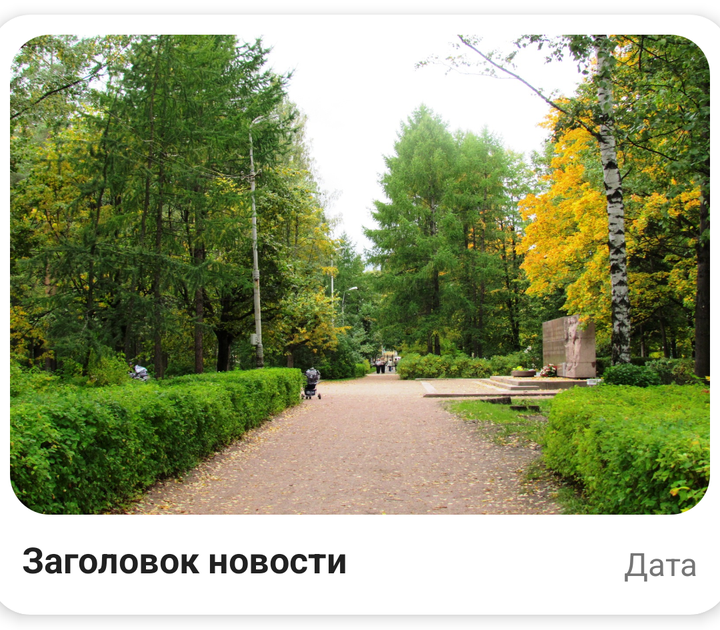
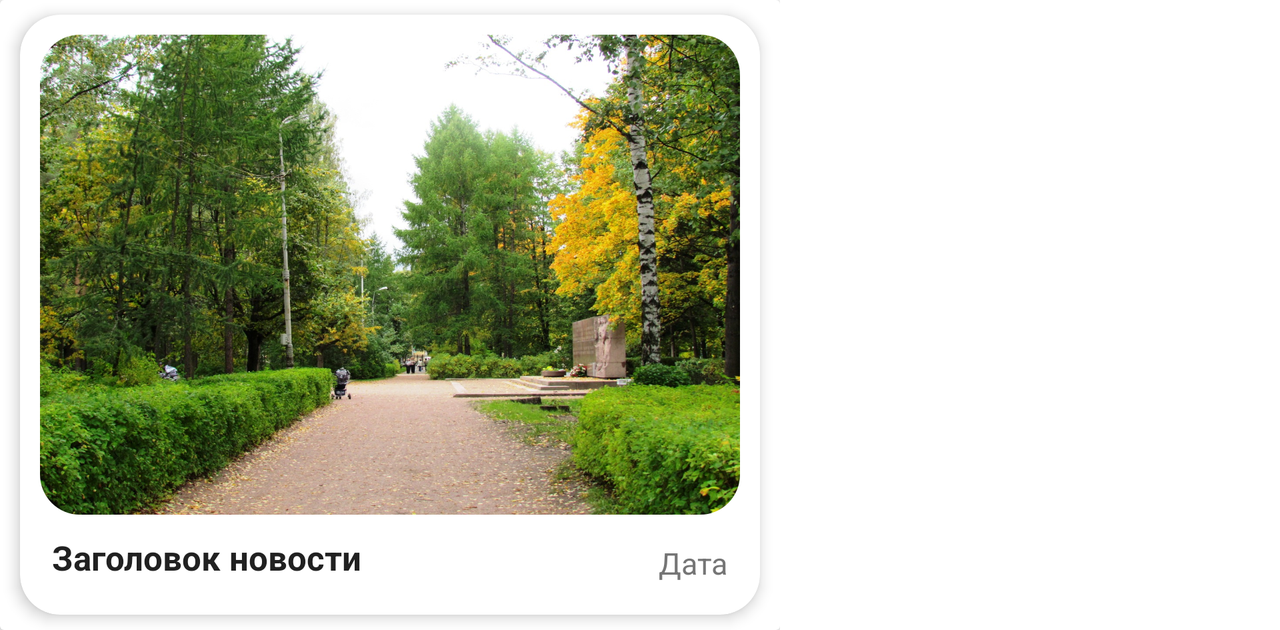

Compare how this app lays out the same screen by default and in its alternative resource folder. The renders come first, then the two layout files and the values they reference.
<!-- AndroidManifest.xml: application theme Theme.PolyActive -->
<!-- res/layout/news_item.xml -->
<?xml version="1.0" encoding="utf-8"?>
<androidx.constraintlayout.widget.ConstraintLayout xmlns:android="http://schemas.android.com/apk/res/android"
    xmlns:app="http://schemas.android.com/apk/res-auto"
    xmlns:tools="http://schemas.android.com/tools"
    android:layout_width="match_parent"
    android:layout_height="wrap_content"
    android:id="@+id/news_item">

    <LinearLayout
        android:layout_width="match_parent"
        android:layout_height="match_parent"
        android:gravity="center">

        <androidx.cardview.widget.CardView
            android:layout_width="@dimen/news_card_width_with_ten"
            android:layout_height="@dimen/news_card_height_with_ten"
            android:background="@color/icons"
            app:layout_constraintStart_toStartOf="parent"
            app:layout_constraintTop_toTopOf="parent"
            android:backgroundTint="@color/background_color">

            <LinearLayout
                android:layout_width="match_parent"
                android:layout_height="match_parent"
                android:gravity="center">

                <androidx.cardview.widget.CardView
                    android:id="@+id/news_card"
                    android:layout_width="@dimen/news_card_width"
                    android:layout_height="@dimen/news_card_height"
                    app:cardCornerRadius="20dp"
                    app:cardElevation="4dp"
                    app:layout_constraintStart_toStartOf="parent"
                    app:layout_constraintTop_toTopOf="parent">

                    <LinearLayout
                        android:layout_width="@dimen/news_card_width"
                        android:layout_height="@dimen/news_card_height"
                        android:orientation="vertical"
                        >


                        <androidx.cardview.widget.CardView
                            android:layout_width="350dp"
                            android:layout_height="240dp"
                            android:layout_gravity="center"
                            android:layout_margin="10dp"
                            app:cardCornerRadius="20dp"
                            app:cardElevation="0dp">

                            <ImageView
                                android:id="@+id/news_card__news_image"
                                android:layout_width="match_parent"
                                android:layout_height="match_parent"

                                android:layout_weight="1"

                                android:background="@drawable/ic_image_radius"
                                android:contentDescription="@string/news_image_content_description"
                                android:scaleType="centerCrop"
                                android:scaleY="1"
                                tools:background="@drawable/ic_news_plug" />
                        </androidx.cardview.widget.CardView>

                        <androidx.constraintlayout.widget.ConstraintLayout
                            android:id="@+id/news_card__news_layout"
                            android:layout_width="match_parent"
                            android:layout_height="0dp"
                            android:layout_weight="1"
                            android:backgroundTint="@color/primary">

                            <TextView
                                android:id="@+id/news_card__news_header"
                                android:layout_width="250dp"
                                android:layout_height="30dp"
                                android:layout_marginStart="16dp"
                                android:textColor="@color/primary_text"
                                android:textSize="@dimen/header_text"
                                android:textStyle="bold"
                                app:layout_constraintBottom_toBottomOf="parent"
                                app:layout_constraintLeft_toLeftOf="parent"
                                app:layout_constraintTop_toTopOf="parent"
                                app:layout_constraintVertical_bias="0.0"
                                tools:text="Заголовок новости" />

                            <TextView
                                android:id="@+id/news_card__news_date"
                                android:layout_width="wrap_content"
                                android:layout_height="wrap_content"
                                android:layout_marginEnd="16dp"
                                android:textColor="@color/secondary_text"
                                android:textSize="@dimen/standard_text"
                                app:layout_constraintBottom_toBottomOf="parent"
                                app:layout_constraintEnd_toEndOf="parent"
                                app:layout_constraintTop_toTopOf="parent"
                                app:layout_constraintVertical_bias="0.2"
                                tools:text="Дата" />

                        </androidx.constraintlayout.widget.ConstraintLayout>

                    </LinearLayout>

                </androidx.cardview.widget.CardView>

            </LinearLayout>

        </androidx.cardview.widget.CardView>

    </LinearLayout>

</androidx.constraintlayout.widget.ConstraintLayout>
<!-- resources referenced by this layout -->
<resources>
  <color name="background_color">#FFFFFF</color>
  <color name="icons">#FFFFFF</color>
  <color name="primary">#4CAF50</color>
  <color name="primary_text">#212121</color>
  <color name="secondary_text">#757575</color>
  <dimen name="header_text">18sp</dimen>
  <dimen name="news_card_height">300dp</dimen>
  <dimen name="news_card_height_with_ten">315dp</dimen>
  <dimen name="news_card_width">370dp</dimen>
  <dimen name="news_card_width_with_ten">390dp</dimen>
  <dimen name="standard_text">16sp</dimen>
  <!-- drawable ic_news_plug: jpg bitmap (drawable, 852552 bytes) -->
  <string name="news_image_content_description">news_image</string>
  <style name="Theme.PolyActive" parent="Theme.MaterialComponents.DayNight.DarkActionBar">
          
          <item name="colorPrimary">@color/primary</item>
          <item name="colorPrimaryVariant">@color/primary</item>
          <item name="colorOnPrimary">@color/icons</item>
          
          <item name="colorSecondary">@color/icons</item>
          <item name="colorSecondaryVariant">@color/icons</item>
          <item name="colorOnSecondary">@color/icons</item>
          
          <item name="android:statusBarColor" tools:targetApi="l">?attr/colorPrimaryVariant</item>
          
      </style>
</resources>
<!-- res/layout-land/news_item.xml (the repository's variant of the layout above) -->
<!-- drawn on the phone turned sideways -->
<?xml version="1.0" encoding="utf-8"?>
<androidx.constraintlayout.widget.ConstraintLayout xmlns:android="http://schemas.android.com/apk/res/android"
    xmlns:app="http://schemas.android.com/apk/res-auto"
    xmlns:tools="http://schemas.android.com/tools"
    android:layout_width="wrap_content"
    android:layout_height="wrap_content"
    android:id="@+id/news_item">


    <LinearLayout
        android:layout_width="match_parent"
        android:layout_height="match_parent"
        android:gravity="center">

        <androidx.cardview.widget.CardView
            android:layout_width="@dimen/news_card_width_with_ten"
            android:layout_height="@dimen/news_card_height_with_ten"
            android:background="@color/icons"
            app:layout_constraintStart_toStartOf="parent"
            app:layout_constraintTop_toTopOf="parent"
            android:backgroundTint="@color/background_color">

            <LinearLayout
                android:layout_width="match_parent"
                android:layout_height="match_parent"
                android:gravity="center"
                android:orientation="vertical">

                <androidx.cardview.widget.CardView
                    android:id="@+id/news_card"
                    android:layout_width="@dimen/news_card_width"
                    android:layout_height="@dimen/news_card_height"
                    app:cardCornerRadius="20dp"
                    app:cardElevation="4dp"
                    app:layout_constraintStart_toStartOf="parent"
                    app:layout_constraintTop_toTopOf="parent">

                    <LinearLayout
                        android:layout_width="match_parent"
                        android:layout_height="match_parent"
                        android:orientation="vertical">


                        <androidx.cardview.widget.CardView
                            android:layout_width="350dp"
                            android:layout_height="240dp"
                            android:layout_gravity="center"
                            android:layout_margin="10dp"
                            app:cardCornerRadius="20dp"
                            app:cardElevation="0dp">

                            <ImageView
                                android:id="@+id/news_card__news_image"
                                android:layout_width="match_parent"
                                android:layout_height="match_parent"

                                android:layout_weight="1"

                                android:background="@drawable/ic_image_radius"
                                android:contentDescription="@string/news_image_content_description"
                                android:scaleType="centerCrop"
                                android:scaleY="1"
                                tools:background="@drawable/ic_news_plug" />
                        </androidx.cardview.widget.CardView>

                        <androidx.constraintlayout.widget.ConstraintLayout
                            android:id="@+id/news_card__news_layout"
                            android:layout_width="match_parent"
                            android:layout_height="0dp"
                            android:layout_weight="1">

                            <TextView
                                android:id="@+id/news_card__news_header"
                                android:layout_width="250dp"
                                android:layout_height="30dp"
                                android:layout_marginStart="16dp"
                                android:textColor="@color/primary_text"
                                android:textSize="@dimen/header_text"
                                android:textStyle="bold"
                                app:layout_constraintBottom_toBottomOf="parent"
                                app:layout_constraintLeft_toLeftOf="parent"
                                app:layout_constraintTop_toTopOf="parent"
                                app:layout_constraintVertical_bias="0.0"
                                tools:text="Заголовок новости" />

                            <TextView
                                android:id="@+id/news_card__news_date"
                                android:layout_width="wrap_content"
                                android:layout_height="wrap_content"
                                android:layout_marginEnd="16dp"
                                android:textColor="@color/secondary_text"
                                android:textSize="@dimen/standard_text"
                                app:layout_constraintBottom_toBottomOf="parent"
                                app:layout_constraintEnd_toEndOf="parent"
                                app:layout_constraintTop_toTopOf="parent"
                                app:layout_constraintVertical_bias="0.2"
                                tools:text="Дата" />

                        </androidx.constraintlayout.widget.ConstraintLayout>

                    </LinearLayout>

                </androidx.cardview.widget.CardView>

            </LinearLayout>

        </androidx.cardview.widget.CardView>

    </LinearLayout>

</androidx.constraintlayout.widget.ConstraintLayout>
<!-- resources referenced by the variant -->
<!-- as the phone turned sideways resolves them -->
<resources>
  <color name="background_color">#FFFFFF</color>
  <color name="icons">#FFFFFF</color>
  <color name="primary_text">#212121</color>
  <color name="secondary_text">#757575</color>
  <!-- from res/values-land/ -->
  <dimen name="header_text">17sp</dimen>
  <!-- from res/values-land/ -->
  <dimen name="news_card_height">300dp</dimen>
  <!-- from res/values-land/ -->
  <dimen name="news_card_height_with_ten">315dp</dimen>
  <!-- from res/values-land/ -->
  <dimen name="news_card_width">370dp</dimen>
  <!-- from res/values-land/ -->
  <dimen name="news_card_width_with_ten">390dp</dimen>
  <!-- from res/values-land/ -->
  <dimen name="standard_text">15sp</dimen>
  <!-- drawable ic_news_plug: jpg bitmap (drawable, 852552 bytes) -->
  <string name="news_image_content_description">news_image</string>
  <style name="Theme.PolyActive" parent="Theme.MaterialComponents.DayNight.DarkActionBar">
          
          <item name="colorPrimary">@color/primary</item>
          <item name="colorPrimaryVariant">@color/primary</item>
          <item name="colorOnPrimary">@color/icons</item>
          
          <item name="colorSecondary">@color/icons</item>
          <item name="colorSecondaryVariant">@color/icons</item>
          <item name="colorOnSecondary">@color/icons</item>
          
          <item name="android:statusBarColor" tools:targetApi="l">?attr/colorPrimaryVariant</item>
          
      </style>
  <color name="primary">#4CAF50</color>
</resources>
